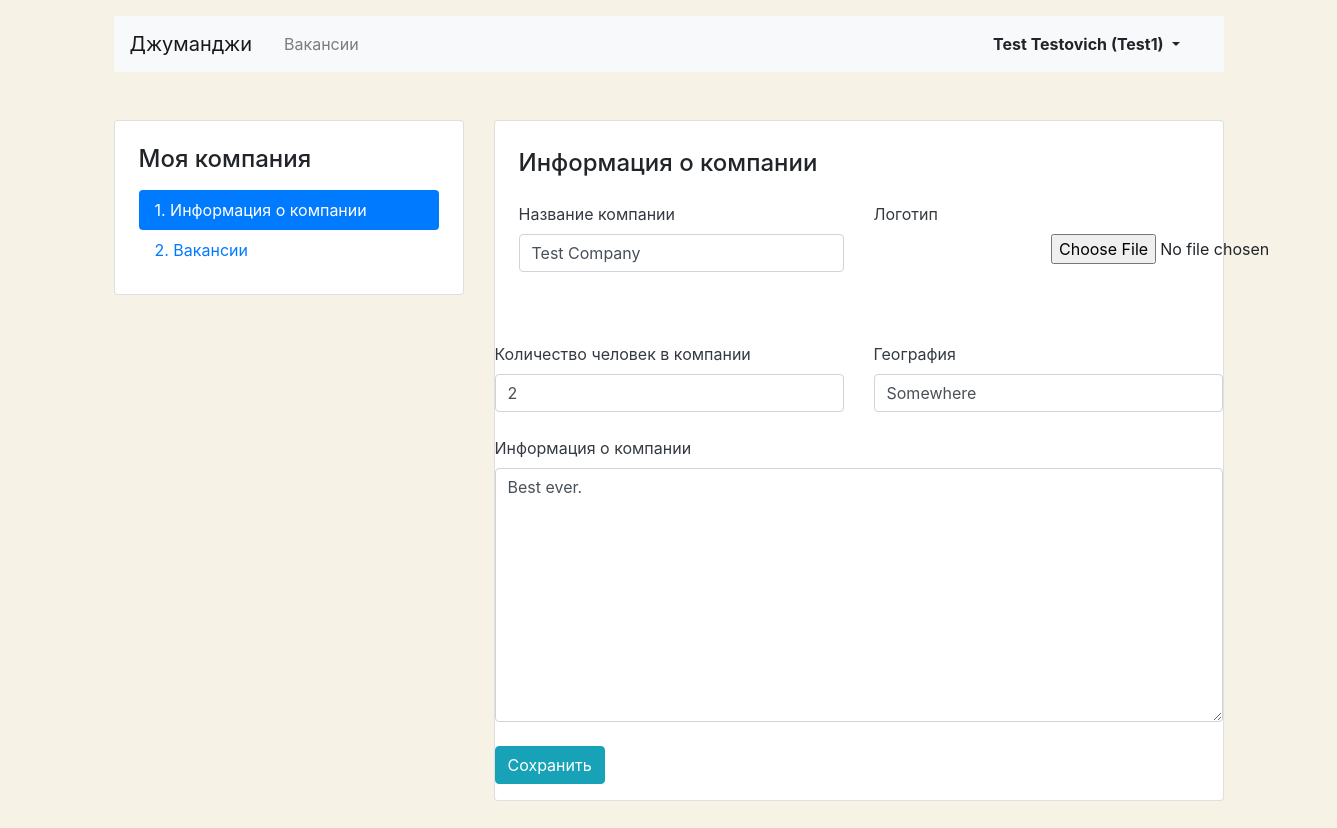
Page /mycompany/ (signed in) on the earlier database version.
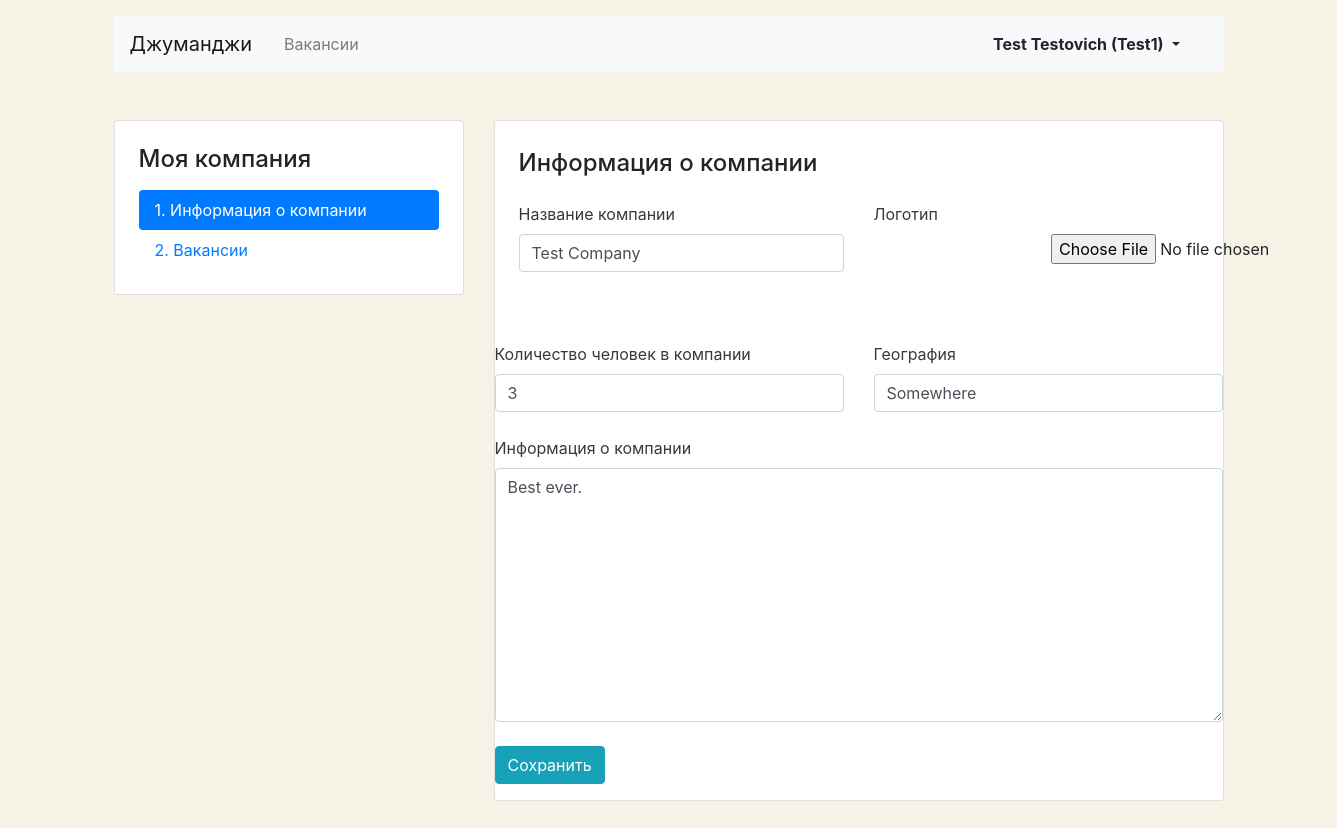
Same page on the later database version.
### app_jobsearch/models.py (models this page shows)
class Company(models.Model):
    name = models.CharField(max_length=128)
    location = models.CharField(max_length=32)
    logo = models.ImageField(upload_to=MEDIA_COMPANY_IMAGE_DIR, null=True)
    description = models.TextField()
    employee_count = models.IntegerField(default=0)
    owner = models.OneToOneField(get_user_model(),
                                 on_delete=models.CASCADE,
                                 related_name='mycompany')

### app_jobsearch/views.py (the view, shortened to what this page needs)
# urls.py: path('mycompany/', MyCompanyView.as_view(), name='user-company'),
class MyCompanyView(LoginRequiredMixin, View):
    def get(self, request):
        user_company = Company.objects.filter(owner=request.user.id).values().first()
        if user_company is None:
            return render(request, 'app_jobsearch/company-create.html')
        form = CompanyForm(initial=user_company)
        context = {
            'form': form
        }
        return render(request, 'app_jobsearch/company-edit.html', context=context)

### app_jobsearch/forms.py
class CompanyForm(forms.Form):
    name = forms.CharField(max_length=128, widget=forms.TextInput(attrs={'class': 'form-control'}))
    location = forms.CharField(max_length=32, widget=forms.TextInput(attrs={'class': 'form-control'}))
    logo = forms.ImageField(required=False)
    description = forms.CharField(widget=forms.Textarea(attrs={'class': 'form-control'}))
    employee_count = forms.IntegerField(widget=forms.TextInput(attrs={'class': 'form-control'}))

### app_jobsearch/templates/app_jobsearch/company-edit.html (shortened to what this page needs)
{% extends 'app_jobsearch/base.html' %}
{% block main %}
  <main class="container mt-3 pb-5">
    <div class="row mt-5">
      <div class="col-12 col-lg-4">
        <aside class="pt-3 pb-4 px-4 mb-5 card">
          <h1 class="h4 pt-2 pb-2">Моя компания</h1>
          <div class="nav flex-column nav-pills">
            <a class="nav-link active" href="{% url 'user-company' %}">1. Информация о&nbsp;компании</a>
            <a class="nav-link" href="{% url 'user-vacancies' %}">2. Вакансии</a>
          </div>
        </aside>
      </div>
      <div class="col-12 col-lg-8">
        <div class="card">
          <div class="card-body px-4 pb-4">
            <section class="tab-pane fade show active">
              <h2 class="h4 pt-2 pb-3">Информация о&nbsp;компании</h2>
              <form method="post" action="{% url 'user-company' %}" enctype="multipart/form-data">{% csrf_token %}
                <div class="row">
                  <div class="col-12 col-md-6">
                    <div class="form-group pb-2">
                      <label class="mb-2 text-dark" for="companyName">Название компании</label>
                      {{ form.name }}
                    </div>
                  </div>
                  <div class="col-12 col-md-6">
                    <div class="form-group">
                      <label class="mb-2 text-dark" for="companyLogo">Логотип</label>
                      <div class="row align-items-center">
                        <div class="col-6">
                        </div>
                        <div class="col-6" style="position: relative;">
                          {{ form.logo }}
                          </div>
                          <div class="custom-file" style="">
                          </div>
                        </div>
                      </div>
                    </div>
                  </div>
                </div>
                <div class="row">
                  <div class="col-12 col-md-6">
                    <div class="form-group pb-2">
                      <label class="mb-2 text-dark" for="companyTeam">Количество человек в компании</label>
                      {{ form.employee_count }}
                    </div>
                  </div>
                  <div class="col-12 col-md-6">
                    <div class="form-group pb-2">
                      <label class="mb-2 text-dark" for="companyLocation">География</label>
                      {{ form.location }}
                    </div>
                  </div>
                </div>
                <div class="form-group pb-2">
                  <label class="mb-2 text-dark" for="companyInfo">Информация о&nbsp;компании</label>
                  {{ form.description }}
                </div>
                <div class="form-group">
                  <input type="submit" class="btn btn-info" value="Сохранить">
                </div>
          </div>
        </div>
      </div>
  </main>
{% endblock %}

Differences in the rows shown:
changed Company "Test Company": employee_count "2" → "3"
